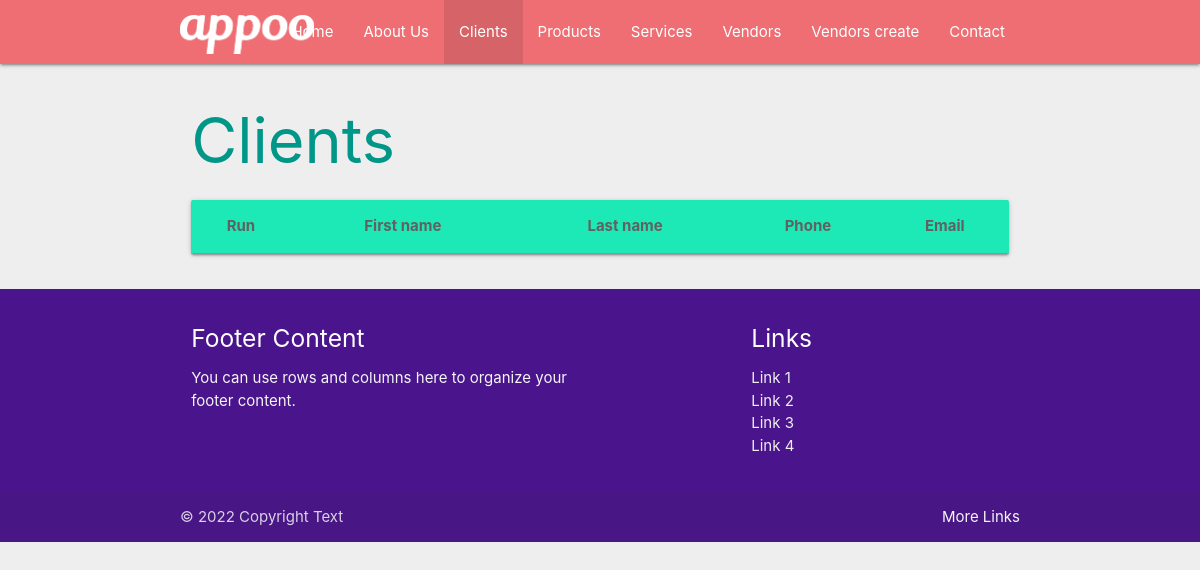
The app's page /clients, older data.
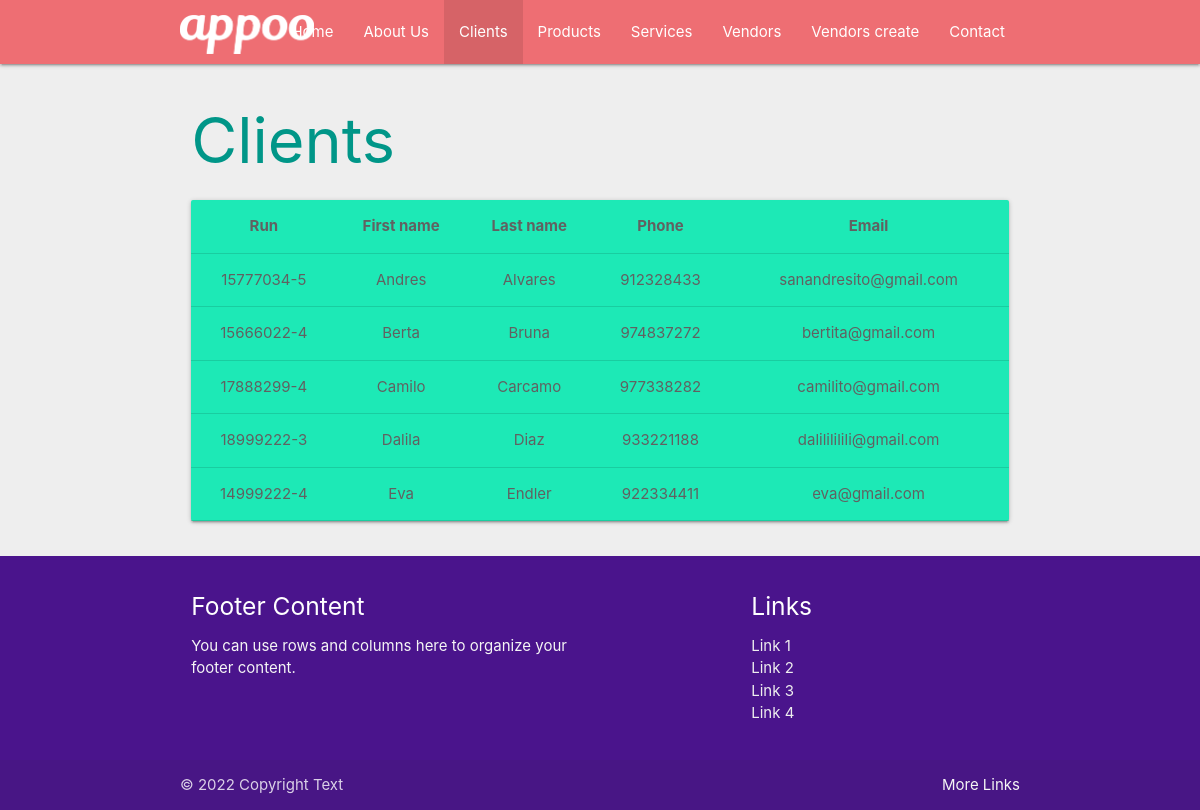
The same page, newer data.
### store/models.py (models this page shows)
class Client(models.Model):
    run = models.CharField(max_length=100)
    fname = models.CharField(max_length=100)
    lname = models.CharField(max_length=100)
    phone = models.CharField(max_length=100)
    email = models.CharField(max_length=100)

### store/views.py (the view)
# urls.py: path('clients',views.clients),
def clients(request):
    query_results = Client.objects.all()
    return render(request,"store/clients.html",{'nbar':'clients', 'query_results':query_results})

### store/templates/store/clients.html (shortened to what this page needs)
{% extends 'store/base-store.html' %}
{% load static %}
{% block content %}
<div class="container">
    <div class="row">
        <div class="col s12">
            <h1 class="teal-text text-darken-0">Clients</h1>
            <table class="grey-text text-darken-2 teal accent-3 card responsive-table centered highlight">
                <thead>
                    <tr>
                        <th>Run</th>
                        <th>First name</th>
                        <th>Last name</th>
                        <th>Phone</th>
                        <th>Email</th>
                    </tr>
                </thead>
                <body>
                    {% for item in query_results %}
                    <tr>
                        <td>{{ item.run }}</td>
                        <td>{{ item.fname }}</td>
                        <td>{{ item.lname }}</td>
                        <td>{{ item.phone }}</td>
                        <td>{{ item.email }}</td>
                    </tr>
                    {% endfor %}
                </body>
            </table>
        </div>
    </div>
</div>
{% endblock %}

### store/templates/store/base-store.html (shortened to what this page needs)
{% load static %}
<!DOCTYPE html>
<html lang="en">
<head>
  <link rel="stylesheet" href="https://cdnjs.cloudflare.com/ajax/libs/materialize/1.0.0/css/materialize.min.css">
</head>
<body class="grey lighten-3">
  <nav>
    <div class="container">
      <div class="nav-wrapper">
        <a href="./" class="brand-logo">
          <img class="logo-me" src="{% static '/store/img/logo-white.png' %}" alt="My image">
        </a>
        <ul class="right hide-on-med-and-down">
          <li {% if nbar == 'home' %} class="active" {% endif %}><a href="./">Home</a></li>
          <li {% if nbar == 'about' %} class="active" {% endif %}><a href="./about">About Us</a></li>
          <li {% if nbar == 'clients' %} class="active" {% endif %}><a href="./clients">Clients</a></li>
          <li {% if nbar == 'products' %} class="active" {% endif %}><a href="./products">Products</a></li>
          <li {% if nbar == 'services' %} class="active" {% endif %}><a href="./services">Services</a></li>
          <li {% if nbar == 'contact' %} class="active" {% endif %}><a href="./vendors">Vendors</a></li>
          <li {% if nbar == 'contact' %} class="active" {% endif %}><a href="./vendors_create">Vendors create</a></li>
          <li {% if nbar == 'contact' %} class="active" {% endif %}><a href="./contact">Contact</a></li>
        </ul>
      </div>
    </div>
  </nav>
  {% block content %}contenido{% endblock content %}
    <footer class="page-footer purple darken-4">
      <div class="container">
        <div class="row">
          <div class="col l6 s12">
            <h5 class="white-text">Footer Content</h5>
            <p class="grey-text text-lighten-4">You can use rows and columns here to organize your footer content.</p>
          </div>
          <div class="col l4 offset-l2 s12">
            <h5 class="white-text">Links</h5>
            <ul>
              <li><a class="grey-text text-lighten-3" href="#!">Link 1</a></li>
              <li><a class="grey-text text-lighten-3" href="#!">Link 2</a></li>
              <li><a class="grey-text text-lighten-3" href="#!">Link 3</a></li>
              <li><a class="grey-text text-lighten-3" href="#!">Link 4</a></li>
            </ul>
          </div>
        </div>
      </div>
      <div class="footer-copyright">
        <div class="container">
        © 2022 Copyright Text
        <a class="grey-text text-lighten-4 right" href="#!">More Links</a>
        </div>
      </div>
    </footer>
</body>
</html>

### store/templates/store/base-store.html (style rules this page uses)
.logo-me { height: 2.6rem; margin-top:1rem }

Row changes from the older to the newer data that the page shows:
added Client: run "15777034-5", fname "Andres", lname "Alvares", phone "912328433", email "sanandresito@gmail.com"
added Client: run "15666022-4", fname "Berta", lname "Bruna", phone "974837272", email "bertita@gmail.com"
added Client: run "17888299-4", fname "Camilo", lname "Carcamo", phone "977338282", email "camilito@gmail.com"
added Client: run "18999222-3", fname "Dalila", lname "Diaz", phone "933221188", email "dalilililili@gmail.com"
added Client: run "14999222-4", fname "Eva", lname "Endler", phone "922334411", email "eva@gmail.com"
